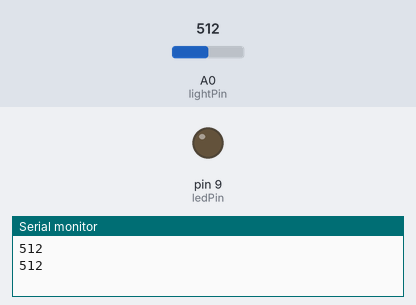
Recording of a sketch running on a simulated Arduino Uno, built with avr-gcc and run on an emulated ATmega328P. Parts: output pins drawn as LEDs (lit = HIGH), the last lines printed to the serial monitor. The inputs (shaded band) are chosen by the test bench; at power-on: A0 (lightPin) = 512.

Above: at 1.8 s.
1.9 s: A0 (lightPin) set to 363
3.4 s: A0 (lightPin) set to 340
At 4.7 s:
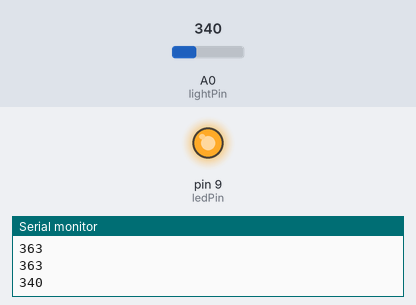
5.5 s: A0 (lightPin) set to 360
At 6.3 s:
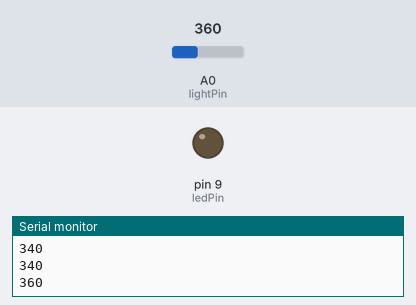
7.5 s: A0 (lightPin) set to 306
At 9.0 s:
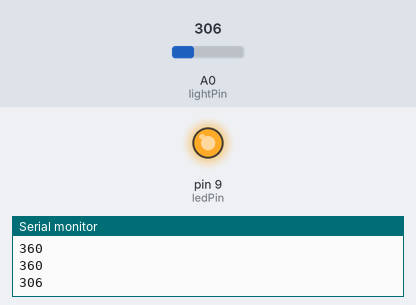
Timing chart, 0 to 10.5 s (numbered marks = the images above; inputs shaded):
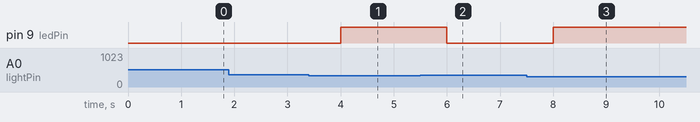

Measured:
- the behaviour switches between 350 and 349 on A0 (lightPin) (found by bisection; images 0 and 1)
- after the input at 3.4 s, pin 9 (ledPin): LOW → HIGH after 0.60 s
- after the input at 5.5 s, pin 9 (ledPin): HIGH → LOW after 0.50 s
- after the input at 7.5 s, pin 9 (ledPin): LOW → HIGH after 0.50 s

The sketch:

main.ino
```cpp
// Automatic Night Light
// Sensor on A0, LED on D9

const int lightPin = A0;
const int ledPin   = 9;

int lightValue = 0;
// Threshold controls how dark it must be before LED turns on.
// Start with 500 and adjust if needed.
int thresholdValue = 350;

void setup() {
  pinMode(ledPin, OUTPUT);
  digitalWrite(ledPin, LOW);

  Serial.begin(9600);   // useful for checking sensor values
}

void loop() {
  // Read the light sensor
  lightValue = analogRead(lightPin);   // range 0 to 1023

  // Print value for debugging
  // Serial.print("Light value: ");
  Serial.println(lightValue);

  // Decide light on or off
  if (lightValue == 0) {
    // LDR is removed, turn LED off
    digitalWrite(ledPin, LOW);
  } else if (lightValue < thresholdValue) {
    // It is dark, turn LED on
    digitalWrite(ledPin, HIGH);
  } else {
    // It is bright, turn LED off
    digitalWrite(ledPin, LOW);
  }

  delay(1000);  // small delay to slow down prints
}
```
